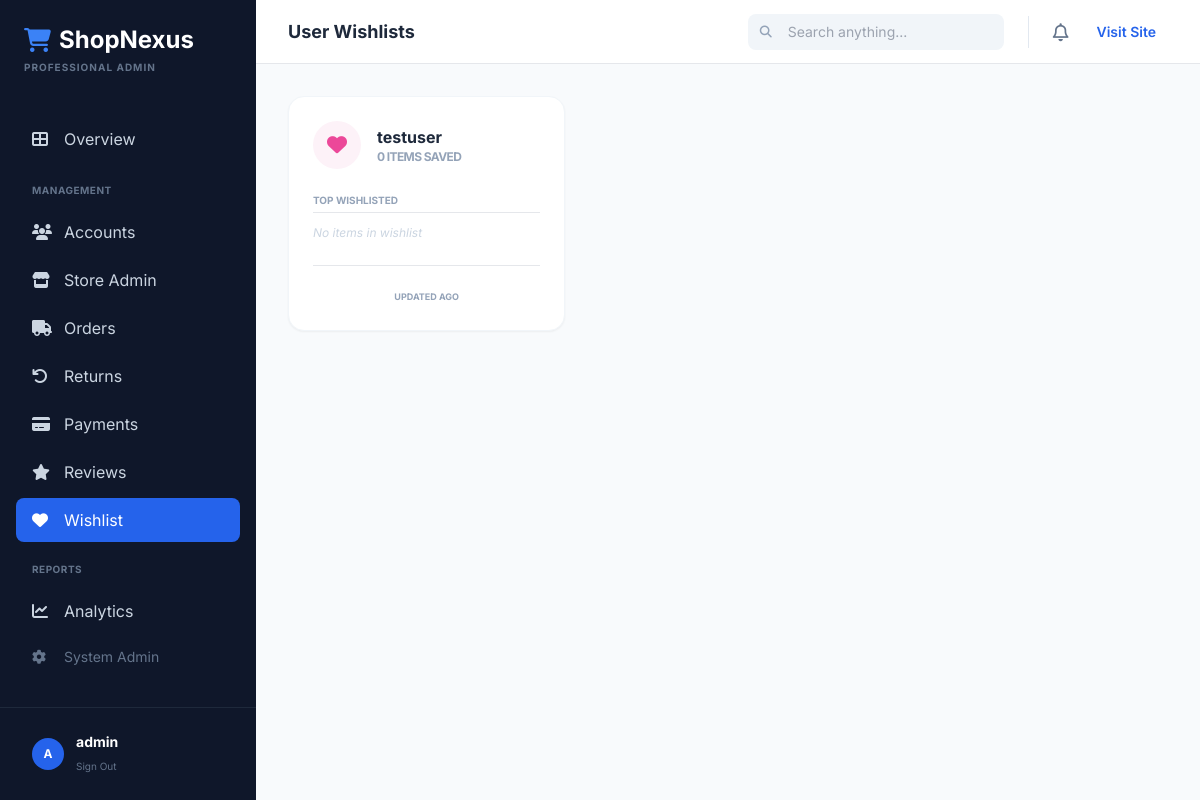
/dashboard/wishlist/ (signed in), run on the app's committed database.
### accounts/models.py (models this page shows, shortened)
class CustomUser(AbstractUser):
    phone = models.CharField(max_length=15, blank=True)
    address = models.TextField(blank=True)
    city = models.CharField(max_length=100, blank=True)
    state = models.CharField(max_length=100, blank=True)
    zip_code = models.CharField(max_length=10, blank=True)
    country = models.CharField(max_length=100, blank=True, default='India')
    profile_picture = models.ImageField(upload_to='profiles/', blank=True, null=True)
    date_of_birth = models.DateField(null=True, blank=True)
    is_email_verified = models.BooleanField(default=False)
    newsletter_subscribed = models.BooleanField(default=False)
    created_at = models.DateTimeField(auto_now_add=True)
    updated_at = models.DateTimeField(auto_now=True)
    class Meta:
        verbose_name = 'User'
        verbose_name_plural = 'Users'

### wishlist/models.py (models this page shows, shortened)
class Wishlist(models.Model):
    user = models.OneToOneField(CustomUser, on_delete=models.CASCADE, related_name='wishlist')
    products = models.ManyToManyField(Product, blank=True, related_name='wishlisted_by')
    created_at = models.DateTimeField(auto_now_add=True)

### dashboard/views.py (the view)
# urls.py: path('wishlist/', views.db_wishlist, name='db_wishlist'),
@staff_member_required
def db_wishlist(request):
    wishlists = Wishlist.objects.annotate(product_count=Count('products')).all()
    return render(request, 'dashboard/wishlist.html', {'wishlists': wishlists})

### store/context_processors.py (called while the page is built)
def cart_count(request):
    count = 0
    try:
        if request.user.is_authenticated:
            cart = Cart.objects.filter(user=request.user).first()
        else:
            session_key = request.session.session_key
            if session_key:
                cart = Cart.objects.filter(session_key=session_key, user__isnull=True).first()
            else:
                cart = None
        if cart:
            count = cart.total_items
    except:
        pass
    return {'cart_count': count}

def categories_list(request):
    categories = Category.objects.filter(is_active=True, parent=None)
    return {'nav_categories': categories}

### store/models.py (called while the page is built)
    @property
    def total_items(self):
        return sum(item.quantity for item in self.items.all())

### dashboard/templates/dashboard/wishlist.html
{% extends 'dashboard/base.html' %}
{% block page_title %}User Wishlists{% endblock %}
{% block content %}
<div class="grid grid-cols-1 md:grid-cols-2 lg:grid-cols-3 xl:grid-cols-4 gap-6">
    {% for w in wishlists %}
    <div class="bg-white p-6 rounded-2xl shadow-sm border border-slate-100 hover:shadow-md transition">
        <div class="flex items-center gap-4 mb-4">
            <div class="w-12 h-12 rounded-full bg-pink-50 text-pink-500 flex items-center justify-center text-xl">
                <i class="fas fa-heart"></i>
            </div>
            <div>
                <h4 class="font-bold text-slate-800">{{ w.user.username }}</h4>
                <p class="text-xs text-slate-400 font-bold uppercase tracking-tighter">{{ w.product_count }} Items saved</p>
            </div>
        </div>
        <div class="space-y-3 mt-6">
            <p class="text-[10px] font-bold text-slate-400 uppercase border-b pb-1">Top Wishlisted</p>
            {% for product in w.products.all|slice:":3" %}
            <div class="flex items-center gap-2">
                <div class="w-6 h-6 rounded bg-slate-100 flex items-center justify-center text-[10px] text-slate-400"><i class="fas fa-box"></i></div>
                <span class="text-xs text-slate-600 truncate">{{ product.name }}</span>
            </div>
            {% empty %}
            <p class="text-xs text-slate-300 italic">No items in wishlist</p>
            {% endfor %}
        </div>
        <div class="mt-6 pt-4 border-t text-center">
            <span class="text-[9px] text-slate-400 font-bold uppercase">Updated {{ w.updated_at|timesince }} ago</span>
        </div>
    </div>
    {% empty %}
    <div class="col-span-full p-12 text-center text-slate-400 italic">No user wishlists found.</div>
    {% endfor %}
</div>
{% endblock %}

### dashboard/templates/dashboard/base.html (shortened to what this page needs)
<!DOCTYPE html>
<html lang="en">
<head>
    <script src="https://cdn.tailwindcss.com"></script>
    <link rel="stylesheet" href="https://cdnjs.cloudflare.com/ajax/libs/font-awesome/6.4.0/css/all.min.css">
</head>
<body class="bg-slate-50 min-h-screen flex">
    <aside class="w-64 bg-slate-900 text-slate-300 flex-shrink-0 hidden lg:flex flex-col sticky top-0 h-screen">
        <div class="p-6">
            <h1 class="text-white text-2xl font-bold flex items-center gap-2">
                <i class="fas fa-shopping-cart text-blue-500"></i> ShopNexus
            </h1>
            <p class="text-[10px] text-slate-500 mt-1 uppercase tracking-widest font-bold">Professional Admin</p>
        </div>
        <nav class="flex-1 px-4 py-4 space-y-1 overflow-y-auto custom-scrollbar">
            <a href="{% url 'admin_dashboard' %}" class="sidebar-link flex items-center gap-3 px-4 py-3 rounded-lg hover:bg-slate-800 transition {% if request.resolver_match.url_name == 'admin_dashboard' %}active{% endif %}">
                <i class="fas fa-th-large w-5"></i> Overview
            </a>
            <div class="pt-4 pb-2 px-4 text-[10px] font-bold text-slate-500 uppercase tracking-wider">Management</div>
            <a href="{% url 'db_accounts' %}" class="sidebar-link flex items-center gap-3 px-4 py-2.5 rounded-lg hover:bg-slate-800 transition {% if 'accounts' in request.path %}active{% endif %}">
                <i class="fas fa-users w-5"></i> Accounts
            </a>
            <a href="{% url 'db_store' %}" class="sidebar-link flex items-center gap-3 px-4 py-2.5 rounded-lg hover:bg-slate-800 transition {% if 'store' in request.path %}active{% endif %}">
                <i class="fas fa-store w-5"></i> Store Admin
            </a>
            <a href="{% url 'db_orders' %}" class="sidebar-link flex items-center gap-3 px-4 py-2.5 rounded-lg hover:bg-slate-800 transition {% if 'orders' in request.path and 'returns' not in request.path %}active{% endif %}">
                <i class="fas fa-truck w-5"></i> Orders
            </a>
            <a href="{% url 'db_returns' %}" class="sidebar-link flex items-center gap-3 px-4 py-2.5 rounded-lg hover:bg-slate-800 transition {% if 'returns' in request.path %}active{% endif %}">
                <i class="fas fa-undo w-5"></i> Returns
            </a>
            <a href="{% url 'db_payments' %}" class="sidebar-link flex items-center gap-3 px-4 py-2.5 rounded-lg hover:bg-slate-800 transition {% if 'payments' in request.path %}active{% endif %}">
                <i class="fas fa-credit-card w-5"></i> Payments
            </a>
            <a href="{% url 'db_reviews' %}" class="sidebar-link flex items-center gap-3 px-4 py-2.5 rounded-lg hover:bg-slate-800 transition {% if 'reviews' in request.path %}active{% endif %}">
                <i class="fas fa-star w-5"></i> Reviews
            </a>
            <a href="{% url 'db_wishlist' %}" class="sidebar-link flex items-center gap-3 px-4 py-2.5 rounded-lg hover:bg-slate-800 transition {% if 'wishlist' in request.path %}active{% endif %}">
                <i class="fas fa-heart w-5"></i> Wishlist
            </a>
            <div class="pt-4 pb-2 px-4 text-[10px] font-bold text-slate-500 uppercase tracking-wider">Reports</div>
            <a href="{% url 'db_analytics' %}" class="sidebar-link flex items-center gap-3 px-4 py-2.5 rounded-lg hover:bg-slate-800 transition {% if 'analytics' in request.path %}active{% endif %}">
                <i class="fas fa-chart-line w-5"></i> Analytics
            </a>
            <a href="/admin/" class="flex items-center gap-3 px-4 py-2.5 rounded-lg hover:bg-slate-800 transition text-slate-500 text-sm">
                <i class="fas fa-cog w-5"></i> System Admin
            </a>
        </nav>
        <div class="p-4 border-t border-slate-800">
            <div class="flex items-center gap-3 px-4 py-2">
                <div class="w-8 h-8 rounded-full bg-blue-600 flex items-center justify-center text-white font-bold text-xs">
                    {{ user.username|first|upper }}
                </div>
                <div class="flex-1 min-w-0">
                    <p class="text-sm font-bold text-white truncate">{{ user.username }}</p>
                    <a href="{% url 'logout' %}" class="text-[10px] text-slate-500 hover:text-red-400">Sign Out</a>
                </div>
            </div>
        </div>
    </aside>
    <div class="flex-1 flex flex-col min-w-0">
        <header class="h-16 bg-white border-b flex items-center justify-between px-8 sticky top-0 z-30">
            <div class="flex items-center gap-4">
                <h2 class="text-lg font-bold text-slate-800">{% block page_title %}Dashboard{% endblock %}</h2>
            </div>
            <div class="flex items-center gap-4">
                <div class="relative hidden sm:block">
                    <input type="text" placeholder="Search anything..." class="pl-10 pr-4 py-2 bg-slate-100 border-none rounded-lg text-sm w-64 focus:ring-2 focus:ring-blue-500">
                    <i class="fas fa-search absolute left-3 top-1/2 -translate-y-1/2 text-slate-400 text-xs"></i>
                </div>
                <button class="text-slate-500 hover:text-blue-600 transition">
                    <i class="far fa-bell text-lg"></i>
                </button>
                <a href="{% url 'home' %}" class="text-sm font-semibold text-blue-600 hover:bg-blue-50 px-3 py-2 rounded-lg transition">
                    Visit Site
                </a>
            </div>
        </header>
        <main class="flex-1 p-8 overflow-y-auto">
            {% block content %}{% endblock %}
        </main>
    </div>
</body>
</html>

### dashboard/templates/dashboard/base.html (style rules this page uses)
body { font-family: 'Inter', sans-serif; }
.sidebar-link.active { background-color: #2563eb; color: white; }

### data on the page
CustomUser: username|first "A", username "admin"
Wishlist: user.username "testuser", product_count "0"
